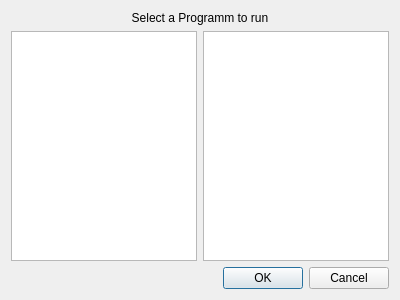
<?xml version="1.0" encoding="UTF-8"?>
<ui version="4.0">
 <class>RunProgramDialog</class>
 <widget class="QDialog" name="RunProgramDialog">
  <property name="geometry">
   <rect>
    <x>0</x>
    <y>0</y>
    <width>400</width>
    <height>300</height>
   </rect>
  </property>
  <property name="windowTitle">
   <string>Run Programm</string>
  </property>
  <layout class="QVBoxLayout" name="verticalLayout">
   <item>
    <widget class="QLabel" name="label">
     <property name="text">
      <string>Select a Programm to run</string>
     </property>
     <property name="alignment">
      <set>Qt::AlignCenter</set>
     </property>
     <property name="wordWrap">
      <bool>true</bool>
     </property>
    </widget>
   </item>
   <item>
    <layout class="QHBoxLayout" name="horizontalLayout">
     <item>
      <widget class="QListWidget" name="category_list"/>
     </item>
     <item>
      <widget class="QListWidget" name="entry_list"/>
     </item>
    </layout>
   </item>
   <item>
    <widget class="QDialogButtonBox" name="button_box">
     <property name="orientation">
      <enum>Qt::Horizontal</enum>
     </property>
     <property name="standardButtons">
      <set>QDialogButtonBox::Cancel|QDialogButtonBox::Ok</set>
     </property>
    </widget>
   </item>
  </layout>
 </widget>
 <resources/>
 <connections>
  <connection>
   <sender>button_box</sender>
   <signal>rejected()</signal>
   <receiver>RunProgramDialog</receiver>
   <slot>reject()</slot>
   <hints>
    <hint type="sourcelabel">
     <x>316</x>
     <y>260</y>
    </hint>
    <hint type="destinationlabel">
     <x>286</x>
     <y>274</y>
    </hint>
   </hints>
  </connection>
 </connections>
</ui>
